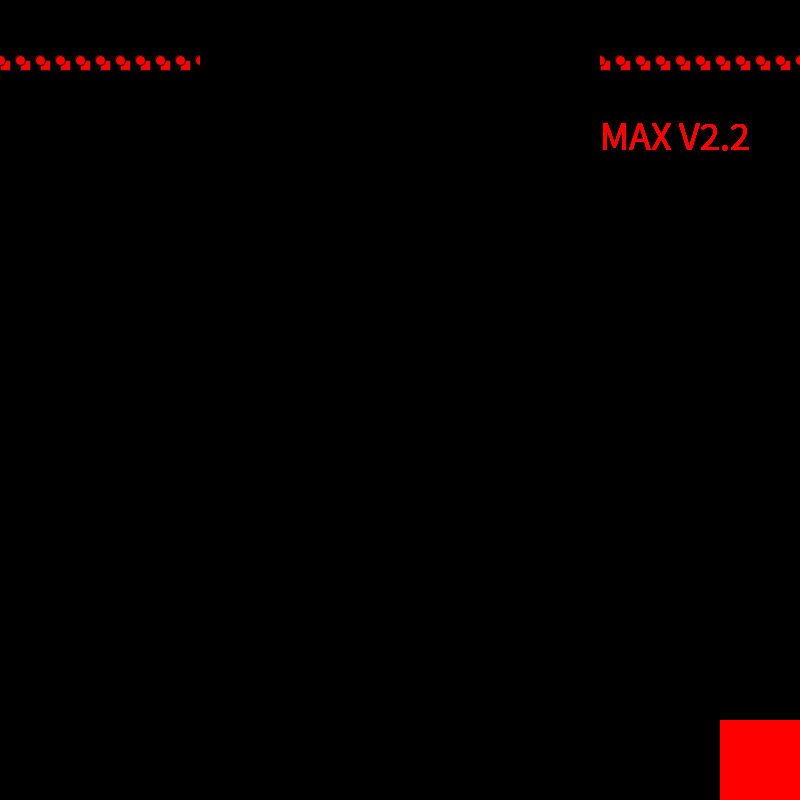
Frame 1 (no input)
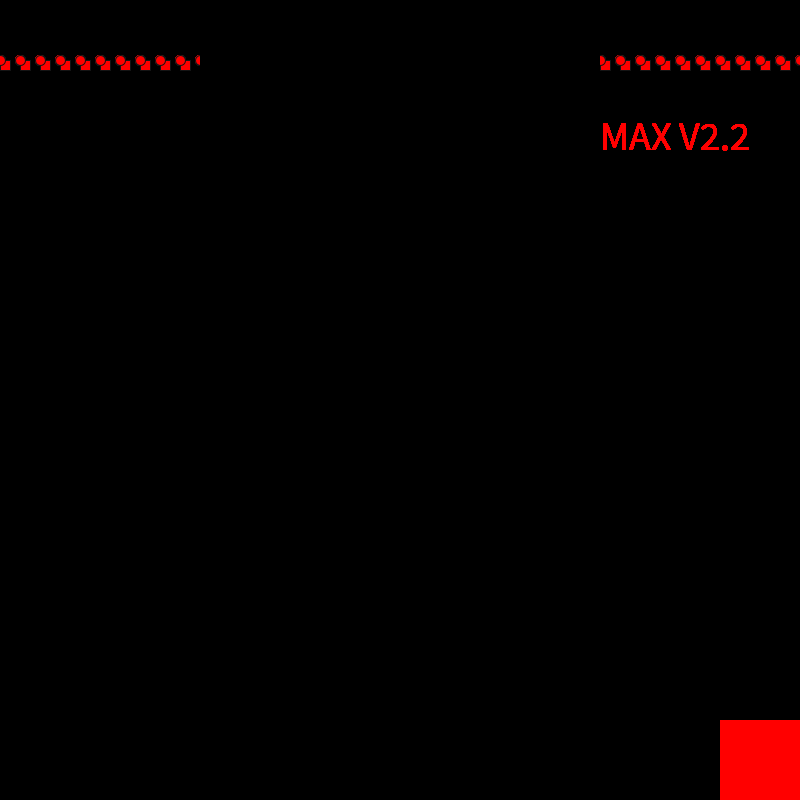
Frame 60 (the mouse pressed at the canvas centre just before this capture)
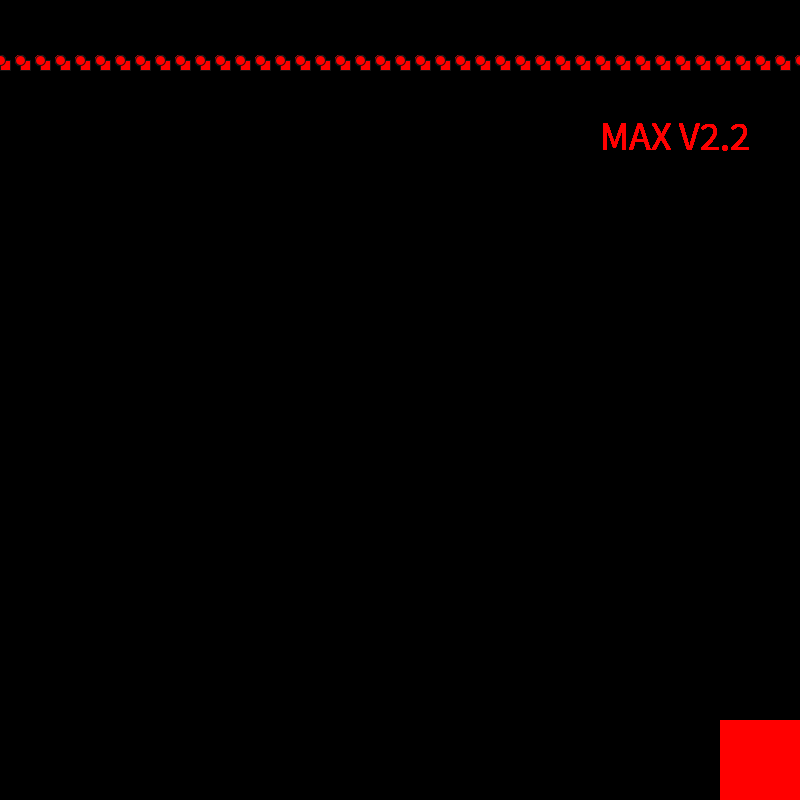
Frame 120 (the mouse held since frame 60 and released just before this capture)

The Processing sketch that drew these frames (run headless with seeded random() and noise(); from frame 60 on, the mouse is pressed at the canvas centre):

// Processing sketch: SS3_Max_V2_2
// ── SS3_Max_V2_2.pde
//Max v2.0 by Seku Burris
// Move the mouse in various directions to see Max's Eye color change.

float a;
float b;
float c;
float d;
float diam;
float x1;
float y1;
float x2;
float y2; 
float x3;
float y3; 



float q = 1.1;
int r = 1;
float s;
int k = 20;


void setup(){
size(800, 800); 
String System = "Press the power button at the bottom right to turn on Max";
println(System);
background(0);

}




void mousePressed(){

String on = "Hello, I am Max.";
String instructions = "Hold down the power button to seach for the latest news in your area";
String off = "press any key to shut me down.";
println(on);
println(instructions);
println(off); 


}

void keyPressed(){
background(0); 
String Bye = "Good bye";
println(Bye);



}








void draw(){
int z = 0;
for (int l = 255; l > 0; l -=5) {
 fill(255,0,0);
 stroke(20);
 rect(z, 60, 10, 10);
 z = z + 20; 
 textSize(40);
text("MAX V2.2", 600, 150); 
fill(0, 102, 153);
 } 
 int h = 0;
for (int v = 255; v > 0; v -=5) {
 fill(255,0,0);
 stroke(20);
 circle(h, 60, 10);
 h = h + 20;  
//for (float q = 1.0; q < width/6; q *= 1.1){
//rect(0, q, q, q*2);
//fill(200, 0, 0);
//}
//x = x +10;/(mousePress

  //while (mouseX > 800) {
//ellipse(40, 40 ,40 ,40);}

//ellipse(mouseX, mouseY, 5, 5);
//if(mouseX >= width/2){  
 //fill(0, 255, 0);
//}
 //else { fill(0, 0, 255);
 //}}



if (mouseX > 720 && mouseY > 720){
noStroke(); fill(0, 0 , 255); rect(720, 720, 80, 80);}

else  //(mouseX < 720 && mouseY < 720)
{noStroke(); fill(255, 0 , 0);rect(720, 720, 80, 80); }

if (mousePressed && mouseX > 720 && mouseY > 720){ 
background(0);

noFill(); strokeWeight(10); stroke(0,0,255); circle(300,300, 60);
noFill(); strokeWeight(10); stroke(0,0,255); circle(500,300, 60);
line(525,250,475,250);
line(275,250,325,250);
line(350,450,450,450);
line(395,375,405,375);
noFill(); strokeWeight(10); stroke(0,0,255); circle(width/2, height/2, 500);
a = random(255);
b = random(255);
c = random(255);
d = random(255);
x1 = random(501,130);
y1= random(301,80);
x2 = random(301,130);
y2 = random(301,80);
x3 = random(width);
y3 = random(height);
diam = random(55);
frameRate(8);
noStroke();
fill(a,b,c,255);
ellipse(x1, y1, diam, diam);
ellipse(x2, y2, diam, diam);
x3 = random(width);
y3 = random(height);
diam = random(55);
frameRate(8);
noStroke();
fill(a,b,c,255);
ellipse(x3, y3, diam, diam);
textSize(40);
text("SEARCHING", 290, 100); 
fill(0, 102, 153);
}
else if (!mousePressed){
fill(0); rect(200,20,400,100);


}





}




//int x = 0;
//for (int c = 255; c > 0; c -=15)
//fill(c);
//rect(x, height/2, 10, 10);
//x = x +10;
//(mousePres









//(mousePressed && mouseX <= 720 && mouseY <= 720)

//noStroke();
//fill(a,b,c,d);
//ellipse(x1, y1, diam, diam);
//ellipse(x2, y2, diam, diam);}
//fill(0,255 ,0); ellipse(500,300, 1.6,  1.6); strokeWeight(10); stroke(255,0,0); 
//if (mouseX > width/2){ 
//r = r + 20;}
//fill(255, 0); ellipse (200, 200, s, 60);
//fill(255, 0); ellipse (200, 200, s, 60);
//fill(255, 0); ellipse (600, 200, s, 60);
//fill(255, 0); ellipse (600, 200, s, 60);



//if (mouseX >= width/2){
//fill(0,0, q);   circle(300,300, 60);
//q++;
//}

//else if  (mouseX <= width/2)
//{ fill(r,0,0); circle(300,300, 60); 
//r++;}

//if (mouseX >= width/2){
//fill(0,0, q + 1);   circle(500,300, 60);

//}

//else if  (mouseX <= width/2)
//{ fill(r + 1,0,0); circle(500,300, 60); }








}
